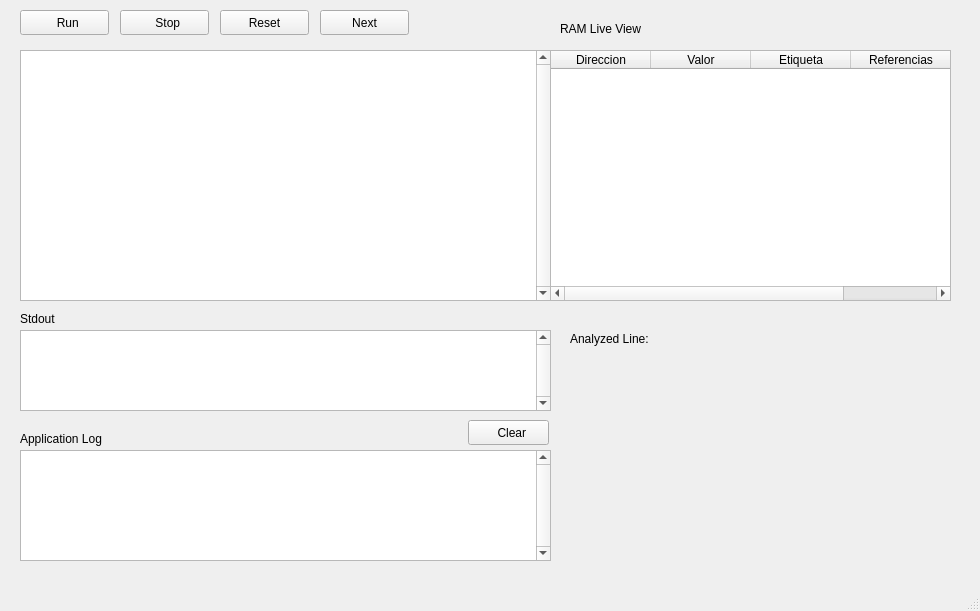
<?xml version="1.0" encoding="UTF-8"?>
<ui version="4.0">
 <class>MainWindow</class>
 <widget class="QMainWindow" name="MainWindow">
  <property name="geometry">
   <rect>
    <x>0</x>
    <y>0</y>
    <width>980</width>
    <height>611</height>
   </rect>
  </property>
  <property name="windowTitle">
   <string>MainWindow</string>
  </property>
  <widget class="QWidget" name="centralwidget">
   <widget class="QPushButton" name="RunButton">
    <property name="geometry">
     <rect>
      <x>20</x>
      <y>10</y>
      <width>89</width>
      <height>25</height>
     </rect>
    </property>
    <property name="text">
     <string>  Run</string>
    </property>
    <property name="icon">
     <iconset>
      <normaloff>../../../Downloads/C--master (1)/C--master/Cliente/run.png</normaloff>../../../Downloads/C--master (1)/C--master/Cliente/run.png</iconset>
    </property>
   </widget>
   <widget class="QPlainTextEdit" name="CodeTextArea">
    <property name="geometry">
     <rect>
      <x>20</x>
      <y>50</y>
      <width>531</width>
      <height>251</height>
     </rect>
    </property>
    <property name="verticalScrollBarPolicy">
     <enum>Qt::ScrollBarAlwaysOn</enum>
    </property>
   </widget>
   <widget class="QTableWidget" name="RAM_view">
    <property name="geometry">
     <rect>
      <x>550</x>
      <y>50</y>
      <width>401</width>
      <height>251</height>
     </rect>
    </property>
    <column>
     <property name="text">
      <string>Direccion</string>
     </property>
    </column>
    <column>
     <property name="text">
      <string>Valor</string>
     </property>
    </column>
    <column>
     <property name="text">
      <string>Etiqueta</string>
     </property>
    </column>
    <column>
     <property name="text">
      <string>Referencias</string>
     </property>
    </column>
   </widget>
   <widget class="QLabel" name="label">
    <property name="geometry">
     <rect>
      <x>560</x>
      <y>20</y>
      <width>111</width>
      <height>17</height>
     </rect>
    </property>
    <property name="text">
     <string>RAM Live View</string>
    </property>
   </widget>
   <widget class="QPlainTextEdit" name="Stdout">
    <property name="geometry">
     <rect>
      <x>20</x>
      <y>330</y>
      <width>531</width>
      <height>81</height>
     </rect>
    </property>
    <property name="verticalScrollBarPolicy">
     <enum>Qt::ScrollBarAlwaysOn</enum>
    </property>
   </widget>
   <widget class="QPlainTextEdit" name="Application_Log">
    <property name="geometry">
     <rect>
      <x>20</x>
      <y>450</y>
      <width>531</width>
      <height>111</height>
     </rect>
    </property>
    <property name="verticalScrollBarPolicy">
     <enum>Qt::ScrollBarAlwaysOn</enum>
    </property>
   </widget>
   <widget class="QLabel" name="label_2">
    <property name="geometry">
     <rect>
      <x>20</x>
      <y>310</y>
      <width>67</width>
      <height>17</height>
     </rect>
    </property>
    <property name="text">
     <string>Stdout</string>
    </property>
   </widget>
   <widget class="QLabel" name="label_3">
    <property name="geometry">
     <rect>
      <x>20</x>
      <y>430</y>
      <width>121</width>
      <height>17</height>
     </rect>
    </property>
    <property name="text">
     <string>Application Log</string>
    </property>
   </widget>
   <widget class="QPushButton" name="clear">
    <property name="geometry">
     <rect>
      <x>468</x>
      <y>420</y>
      <width>81</width>
      <height>25</height>
     </rect>
    </property>
    <property name="text">
     <string>  Clear</string>
    </property>
    <property name="icon">
     <iconset>
      <normaloff>../../../Downloads/C--master (1)/C--master/Cliente/trash.jpeg</normaloff>../../../Downloads/C--master (1)/C--master/Cliente/trash.jpeg</iconset>
    </property>
   </widget>
   <widget class="QPushButton" name="stop">
    <property name="geometry">
     <rect>
      <x>120</x>
      <y>10</y>
      <width>89</width>
      <height>25</height>
     </rect>
    </property>
    <property name="text">
     <string>  Stop</string>
    </property>
    <property name="icon">
     <iconset>
      <normaloff>../../../Downloads/st.png</normaloff>../../../Downloads/st.png</iconset>
    </property>
   </widget>
   <widget class="QLabel" name="label_4">
    <property name="geometry">
     <rect>
      <x>570</x>
      <y>330</y>
      <width>101</width>
      <height>17</height>
     </rect>
    </property>
    <property name="text">
     <string>Analyzed Line:</string>
    </property>
   </widget>
   <widget class="QLabel" name="label_Analyzed_Line">
    <property name="geometry">
     <rect>
      <x>680</x>
      <y>330</y>
      <width>67</width>
      <height>17</height>
     </rect>
    </property>
    <property name="text">
     <string/>
    </property>
   </widget>
   <widget class="QPushButton" name="pushButton">
    <property name="geometry">
     <rect>
      <x>220</x>
      <y>10</y>
      <width>89</width>
      <height>25</height>
     </rect>
    </property>
    <property name="text">
     <string>Reset</string>
    </property>
   </widget>
   <widget class="QPushButton" name="Next">
    <property name="geometry">
     <rect>
      <x>320</x>
      <y>10</y>
      <width>89</width>
      <height>25</height>
     </rect>
    </property>
    <property name="text">
     <string>Next</string>
    </property>
   </widget>
  </widget>
  <widget class="QMenuBar" name="menubar">
   <property name="geometry">
    <rect>
     <x>0</x>
     <y>0</y>
     <width>980</width>
     <height>22</height>
    </rect>
   </property>
  </widget>
  <widget class="QStatusBar" name="statusbar"/>
 </widget>
 <resources/>
 <connections/>
</ui>
